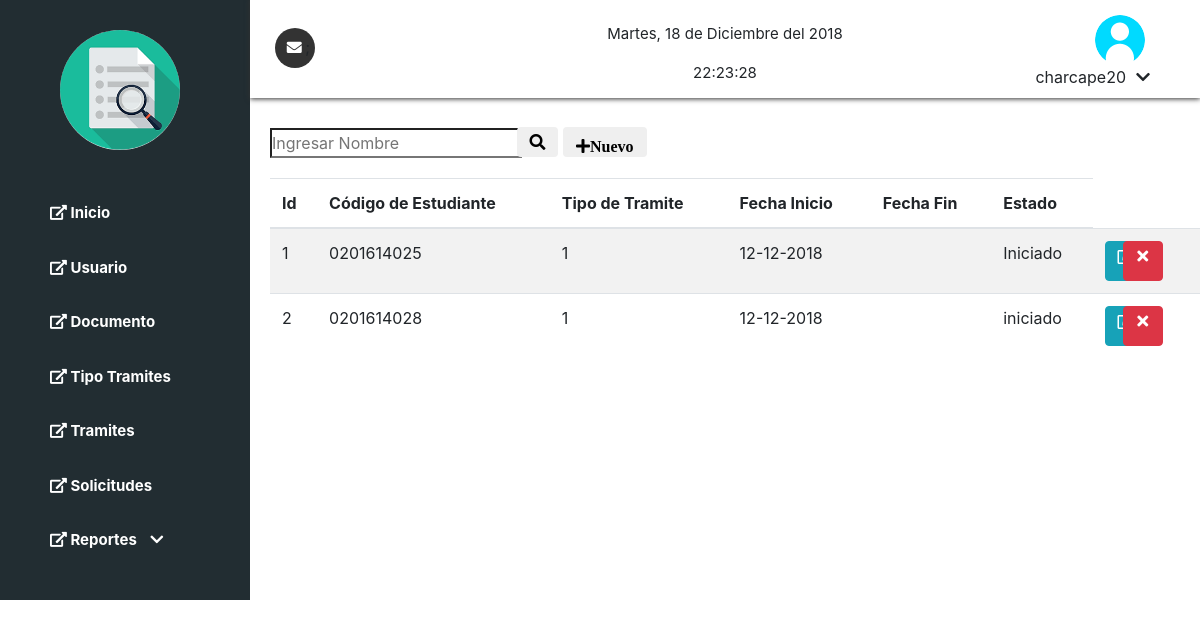
/tramite (signed in), run on the app's committed database.
### tables this page shows
create table if not exists t_tramite
(
  `id_tramite`      integer(11) not null auto_increment,
  `cod_estudiante`  varchar(10) not null,
  `id_tipo_tramite` integer(11) not null,
  `fecha_inicio`    varchar(20) null,
  `fecha_fin`       varchar(20) null,
  `estado`          varchar(20) not null,
  constraint `pk_tramite` primary key (id_tramite),
  key `fk_cod_estudiante` (`cod_estudiante`),
  constraint `fk_cod_estudiante` foreign key (`cod_estudiante`) references t_estudiante (`cod_estudiante`) on delete cascade on update cascade,
  key `fk_id_tipo_tramite` (`id_tipo_tramite`),
  constraint `fk_id_tipo_tramite` foreign key (`id_tipo_tramite`) references t_tipo_tramite (`id_tipo_tramite`) on delete cascade on update cascade
);

### models/conexion.php (called while the page is built)
<?php
class Conexion{
    public function conectar(){
        $link=new PDO("mysql:host=localhost;dbname=trazabilidad","root","",
        array(PDO::MYSQL_ATTR_INIT_COMMAND => 'SET NAMES  \'UTF8\''));
        return $link;
    }
}

### models/tramite.php (called while the page is built, shortened)
<?php
require_once 'conexion.php';
class TramiteModel
{
    public function mostrarTramiteModel($tabla1)
    {
        try {
            $con = new Conexion();
            $stmt = $con->conectar()->prepare(
                "Select * From $tabla1"
            );
            $stmt->execute();
            return $stmt->fetchAll();
        } catch (Exception $e) {
            die($e->getMessage());
        }
    }
}

### controllers/enlaces.php (called while the page is built)
<?php
class Enlaces{
	public function enlacesController(){
		if(isset($_GET["action"])){
			$enlaces = $_GET["action"];
		}
		else{
			$enlaces = "index";
		}
		$enlacesModels=new EnlacesModels();
		$respuesta = $enlacesModels->enlacesModel($enlaces);
		include $respuesta;
	}
}

### controllers/template.php (called while the page is built)
<?php
class TemplateController{
	public function template(){
		include "views/template.php";
	}
}

### index.php (called while the page is built, shortened)
<?php
require_once "models/enlaces.php";
require_once "models/tramite.php";
require_once "controllers/template.php";
require_once "controllers/enlaces.php";
require_once "controllers/tramite.php";
$template = new TemplateController();
$template -> template();

### controllers/tramite.php (the view, shortened to what this page needs)
<?php
require_once 'models/tramite.php';
class TramiteController
{
    public function mostrarTramiteController()
    {
        $tramireModel = new TramiteModel();
        $respuesta = $tramireModel->mostrarTramiteModel("t_tramite");
        foreach ($respuesta as $row => $item) {
            echo '<tr>
                <td>' . $item["id_tramite"] . '</td>
                <td>' . $item["cod_estudiante"] . '</td>
                <td>' . $item["id_tipo_tramite"] . '</td>
                <td>' . $item["fecha_inicio"] . '</td>
                <td>' . $item["fecha_fin"] . '</td>
                <td>' . $item["estado"] . '</td>
                <td>
                    <a href="#myModalModificar' . $item["id_tramite"] . '" data-toggle="modal"><span  class="btn btn-info far fa-edit modificar"></span></a>
                </td>
                <td>
                <a href="index.php?action=tramite&idBorrar=' . $item["id_tramite"] . '"><span class="btn btn-danger fa fa-times eliminar"></span></a>
                </td>
                <div class="modal fade" id="myModalModificar' . $item["id_tramite"] . '" role="dialog">
                                    <input type="hidden" name="id_tramite" value="' . $item["id_tramite"] . '">
                                     <input type="text" class="form-control" name="cod_estudiante" placeholder="Ingresa tu dni" value="' . $item["cod_estudiante"] . '">
                                    <input type="text" class="form-control" name="id_tipo_tramite" placeholder="Ingresa tu Primer Nombre" value="' . $item["id_tipo_tramite"] . '">
                                    <input type="text" class="form-control" name="fecha_inicio" placeholder="Ingresa tu Segundo Nombre" value="' . $item["fecha_inicio"] . '">
                                    <input type="text" class="form-control" name="fecha_fin" placeholder="Ingresa tu Apellido Paterno" value="' . $item["fecha_fin"] . '">
                                </div>
                                </tr>';
        }
    }
}

### views/css/estilos.css (style rules this page uses)
* { margin: 0; padding: 0; box-sizing: border-box; }
span { margin-left: 10px; }
a .eliminar { margin-left: -60px; height: 40px; }
.eliminar,.modificar { width: 40px; height: 40px; }

### data on the page
t_tramite: id_tramite "1", cod_estudiante "0201614025", id_tipo_tramite "1", fecha_inicio "12-12-2018", estado "Iniciado"
t_tramite: id_tramite "2", cod_estudiante "0201614028", id_tipo_tramite "1", fecha_inicio "12-12-2018", estado "iniciado"

### other printed values
$hora->format('H:i:s') "22:23:28"
$_SESSION["usuario"] "charcape20"
